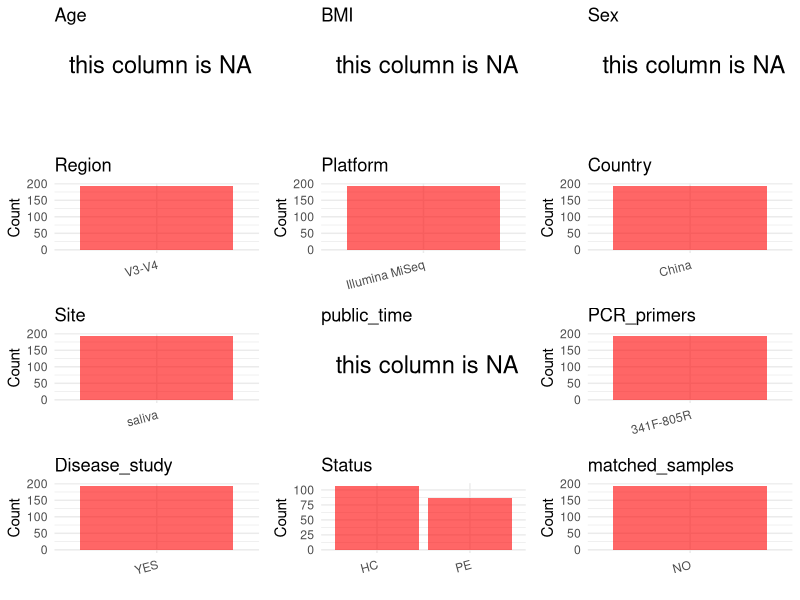

Here is the R script that generated this plot: (Note: this script raises an error after producing the figure.)
## ---- chunk 1
# Load necessary libraries
library(dplyr)
library(ggplot2)
library(cowplot)

# Set working directory (update this path to your local directory)
setwd("/home/dongbiao/word_embedding_microbiome/all_data/oral/global-oral-microbiome/data/projects/PRJCA005537")

# Read the initial metadata files
initial_meta<-read.csv("SraRunTable.csv",header = T)

# Combine the two metadata files
#meta <- rbind(initial_meta, initial_meta1)

#Remove entries non-oral samples
#initial_meta <- subset(initial_meta,isolate %in% c("saliva","tongue coat"))

# Check the number of samples containing "HT" in Sample.Name (e.g., healthy controls)
#nrow(subset(meta, grepl("HT", Sample.Name)))

# Display the first few rows of the metadata
head(initial_meta)
## ---- chunk 2
# Create a uniform metadata dataframe
metadata <- data.frame(
  BioProject = "PRJCA005537",
  Run = initial_meta$Sample.name,
  sample_name = initial_meta$Sample.name,
  Age = NA,
  BMI = NA,
  Sex = NA,
  Region = "V3-V4",
  Platform = "Illumina MiSeq",
  Country = "China",
  Site = replace(initial_meta$Sample.title, initial_meta$Sample.title == "Oral microbiota", "saliva"),
  public_time = NA,
  Public.description = initial_meta$Public.description,
  stringsAsFactors = FALSE
)
## ---- chunk 3
# Add information obtained from the publication
metadata$PCR_primers <- "341F-805R"
metadata$title <- "Effects of Helicobacter pylori Infection on the Oral Microbiota of Reflux Esophagitis Patients"
metadata$Disease_study <- "YES"
# Assign disease status based on sample_name patterns
metadata <- metadata %>%
  mutate(Status = case_when(
    grepl("Oral flora in esophagitis patients", Public.description) ~ "PE",
    grepl("Oral flora in healthy", Public.description) ~ "HC",
    TRUE ~ NA_character_  # 处理其他情况
  )) %>%
  select(-Public.description)  # 删除Public.description列
#get subjects id according to sample id
metadata$sample_name<-gsub("","",metadata$sample_name)
#get subjects id with Saliva available
keep_subjects<-subset(metadata,Site %in% "saliva")
#remove subjects without Saliva samples
metadata<-subset(metadata,sample_name %in% keep_subjects$sample_name)
#get subjects sampling counts
sample_counts <- table(metadata$sample_name)
# Create matched_samples column, any subjects have >=2 samples will be label "YES", otherwise "NO"
metadata$matched_samples <- ifelse(metadata$sample_name %in% names(sample_counts[sample_counts >= 2]), "YES", "NO")
## ---- chunk 4
# Check the number of unique runs and sample names
print(paste("Number of unique runs:", length(unique(metadata$Run))))
print(paste("Number of unique sample names:", length(unique(metadata$sample_name))))
## ---- chunk 5
# Select columns for visualization
plot_data <- metadata %>%
  select(-BioProject, -Run, -sample_name, -title)

# Function to create simple plots for each column
create_simple_plots <- function(data) {
  plots <- list()
  
  for (col in colnames(data)) {
    # Check if the column is all NA
    if (all(is.na(data[[col]]))) {
      # Create an empty plot with text indicating all NA
      p <- ggplot() +
        annotate("text", x = 0.5, y = 0.5, label = "this column is NA", size = 6) +
        labs(title = col) +
        theme_void()
    } else if (is.numeric(data[[col]])) {
      # Numeric variable: histogram
      p <- ggplot(data, aes(x = .data[[col]])) +
        geom_histogram(fill = "blue", alpha = 0.6, bins = 20, na.rm = TRUE) +
        labs(title = col) +
        theme_minimal()
    } else {
      # Categorical variable: bar plot (remove NA values)
      count_data <- as.data.frame(table(data[[col]], useNA = "ifany"))
      p <- ggplot(count_data, aes(x = reorder(Var1, -Freq), y = Freq)) +
        geom_col(fill = "red", alpha = 0.6) +
        labs(title = col, x = NULL, y = "Count") +
        theme_minimal() +
        theme(axis.text.x = element_text(angle = 15, hjust = 1))
    }
    plots[[col]] <- p
  }
  
  return(plots)
}

# Generate and arrange plots
plots <- create_simple_plots(plot_data)
p<-plot_grid(plots$Age, 
          plots$BMI, 
          plots$Sex, 
          plots$Region, 
          plots$Platform, 
          plots$Country, 
          plots$Site,
          plots$public_time, 
          plots$PCR_primers,
          plots$Disease_study,
          plots$Status,
          plots$matched_samples,# add 
          ncol = 3, align = "hv", axis = "lb")
ggsave("Metadata_Summary.png", plot = p, width = 8, height = 6, dpi = 150)
## ---- chunk 6
knitr::include_graphics("Metadata_Summary.png")
## ---- chunk 7
# Reorder columns to match the desired format
metadata <- metadata[, c(
  "BioProject", "Run", "sample_name", "Age", "BMI", "Sex", 
  "Region", "Platform", "Country", "Site", "public_time", 
  "PCR_primers", "title", "Disease_study", "Status","matched_samples"
)]

# Export the uniform metadata to a CSV file
write.csv(metadata, file = "metadata.csv", quote = TRUE)
head(metadata)
